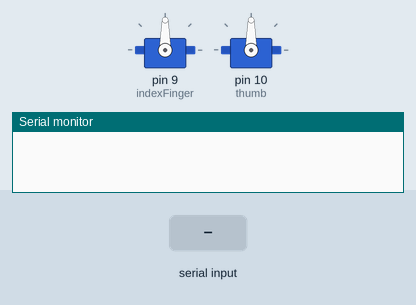
The sketch below on a simulated Arduino Uno, built with avr-gcc and run on an emulated ATmega328P. On the bench: 2 × servo, the last lines printed to the serial monitor. Inputs (shaded band) come from the test bench.

Above: at 1.2 s.
1.3 s: "INDEX\n" received over Serial
At 1.7 s:
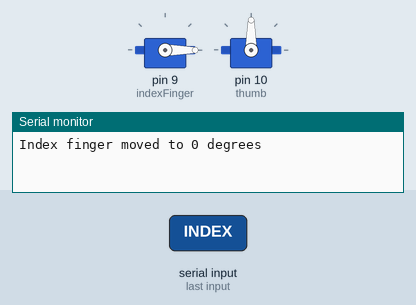
2.8 s: "THUMB\n" received over Serial
At 4.0 s:
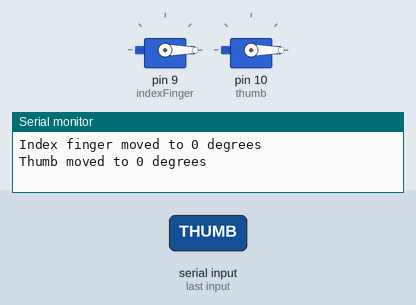
4.3 s: "INDEX,45\n" received over Serial
At 5.1 s:
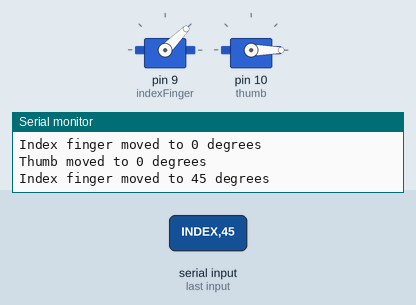
5.8 s: "THUMB,45\n" received over Serial
At 6.3 s:
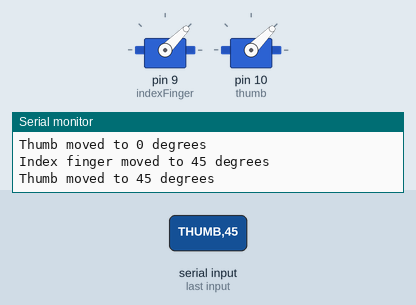
7.3 s: "INDEX90\n" received over Serial
At 8.5 s:
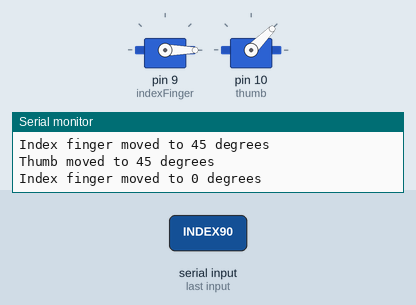
8.8 s: "THUMB90\n" received over Serial
At 9.8 s:
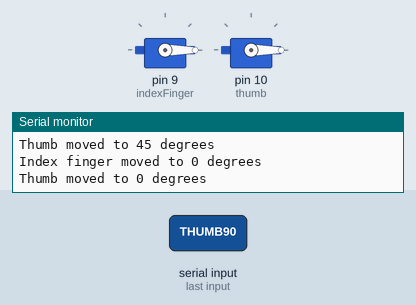
Timing chart, 0 to 11.3 s (numbered marks = the images above; inputs shaded):
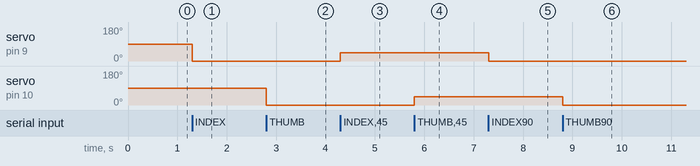

Measured:
- after the input at 1.3 s, servo on pin 9 (indexFinger): 90° → 0° at once
- after the input at 2.8 s, servo on pin 10 (thumb): 90° → 0° at once
- after the input at 4.3 s, servo on pin 9 (indexFinger): 0° → 45° at once
- after the input at 5.8 s, servo on pin 10 (thumb): 0° → 45° at once
- after the input at 7.3 s, servo on pin 9 (indexFinger): 45° → 0° at once
- after the input at 8.8 s, servo on pin 10 (thumb): 45° → 0° at once

The sketch:

Mediapipe_servo.ino
```cpp
#include <Servo.h>

Servo indexFinger;  // Servo for the index finger
Servo thumb;        // Servo for the thumb

// Define rest positions for the servos
const int REST_INDEX_ANGLE = 90;  // Adjust as needed
const int REST_THUMB_ANGLE = 90;  // Adjust as needed

void setup() {
    Serial.begin(115200);  // Start serial communication
    indexFinger.attach(9);  // Attach index finger servo to pin 9
    thumb.attach(10);       // Attach thumb servo to pin 10
    // Initialize servos to rest position
    indexFinger.write(REST_INDEX_ANGLE);
    thumb.write(REST_THUMB_ANGLE);
}

void loop() {
    if (Serial.available() > 0) {
        String command = Serial.readStringUntil('\n');  // Read the incoming command
        if (command.startsWith("INDEX")) {
            int angle = command.substring(6).toInt();  // Extract the angle for the index finger
            // Ensure angle is within valid range (0 to 270 degrees, adjust as needed)
            angle = constrain(angle, 0, 270);
            indexFinger.write(angle);  // Move the index finger servo to the specified angle
            Serial.println("Index finger moved to " + String(angle) + " degrees");
        }
        else if (command.startsWith("THUMB")) {
            int angle = command.substring(6).toInt();  // Extract the angle for the thumb
            // Ensure angle is within valid range (0 to 270 degrees, adjust as needed)
            angle = constrain(angle, 0, 270);
            thumb.write(angle);  // Move the thumb servo to the specified angle
            Serial.println("Thumb moved to " + String(angle) + " degrees");
        }
        else if (command.startsWith("REST")) {
            // Move servos to rest position
            indexFinger.write(REST_INDEX_ANGLE);
            thumb.write(REST_THUMB_ANGLE);
            Serial.println("Servos moved to rest position");
        }
    }
}
```
